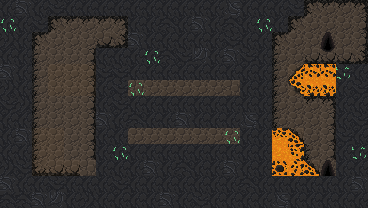

A 2D game scene composited from a Tiled map and its tileset images. What follows is a short description and the map's XML, with every tile layer's data as written:
An orthogonal 23x13 tile map with 16x16 px tiles, 2 tile layers (Tile Layer 1, Tile Layer 2) and 2 objects (level_exit, player_spawn).

<map version="1.10" tiledversion="1.10.2" orientation="orthogonal" renderorder="right-down" width="23" height="13" tilewidth="16" tileheight="16" infinite="0" nextlayerid="7" nextobjectid="5">
 <tileset firstgid="1" source="cave_crawler_v2.tsx" />
 <layer id="1" name="Tile Layer 1" width="23" height="13">
  <data encoding="csv">
95,96,95,1610612831,95,95,95,95,95,95,95,95,95,95,3221225568,95,95,95,1610612831,82,79,79,2684354642,
95,95,1610612831,82,61,61,61,61,95,95,2684354655,95,96,95,2684354655,95,95,95,82,61,61,61,76,
3221225567,95,82,61,61,61,78,3221225554,96,95,95,95,95,95,1610612831,95,95,82,61,61,61,61,76,
95,95,61,61,61,76,95,95,95,95,2684354655,1610612831,2684354656,95,96,1610612831,95,77,61,78,78,78,3221225554,
96,95,61,47,47,47,1610612831,1610612831,95,95,95,95,95,95,95,95,95,77,46,46,46,1610612831,95,
3221225567,95,61,47,47,47,95,1610612831,62,61,61,61,61,61,62,95,95,77,46,46,46,95,1610612831,
1610612831,3221225567,61,61,61,76,95,1610612831,95,95,95,95,95,95,95,95,95,77,61,79,79,95,95,
95,95,62,61,61,76,96,95,2684354655,95,95,96,95,95,95,3221225568,95,77,61,61,61,95,1610612831,
95,96,47,47,61,76,95,95,61,61,61,61,61,61,61,95,95,46,46,61,61,1610612831,95,
95,95,47,47,61,61,95,95,95,95,95,95,95,95,95,95,95,46,46,77,61,95,95,
3221225567,1610612831,47,47,47,62,95,95,95,96,95,2684354655,95,95,96,95,95,46,46,46,61,95,95,
96,95,95,1610612831,95,95,95,1610612831,95,95,95,95,95,95,95,2684354655,95,95,95,95,95,95,96,
2684354655,2684354655,96,2684354656,95,3221225567,95,95,95,95,96,95,1610612831,95,95,95,95,3221225568,95,95,95,95,95
</data>
 </layer>
 <layer id="2" name="Tile Layer 2" width="23" height="13">
  <data encoding="csv">
0,0,0,0,0,0,0,0,0,0,0,0,0,0,0,0,0,0,0,0,0,0,0,
51,0,0,0,79,79,79,2684354642,0,0,0,0,0,0,0,0,51,0,0,0,0,0,0,
0,0,82,61,61,61,0,0,0,0,0,0,0,0,0,0,0,0,0,0,66,0,0,
0,0,77,61,61,76,0,0,0,51,0,0,0,0,0,0,0,0,0,0,81,0,0,
0,0,77,61,61,76,0,0,0,0,0,0,0,0,0,0,0,0,91,1610612754,1610612754,50,0,
0,0,77,61,61,76,0,0,51,0,0,0,0,0,0,0,0,0,106,32,32,0,0,
0,0,77,61,61,76,0,0,0,0,0,0,0,0,0,0,0,0,0,0,2684354642,0,0,
0,0,77,61,61,76,0,0,0,0,0,0,0,0,0,0,0,0,0,0,76,0,0,
0,0,77,61,61,76,0,0,0,0,0,0,0,0,51,0,0,2,92,0,76,0,0,
0,0,77,61,61,76,0,51,0,0,0,0,0,0,0,0,0,0,3,0,76,0,50,
0,0,1610612818,78,78,62,0,0,0,0,0,0,0,0,0,0,0,17,18,92,66,0,0,
0,0,0,0,0,0,0,0,0,0,0,0,0,0,0,0,0,0,0,0,0,0,0,
0,0,0,0,0,0,0,0,0,0,0,0,0,0,0,0,0,0,0,0,0,0,0
</data>
 </layer>
 <objectgroup id="3" name="Object Layer 1">
  <object id="1" name="level_exit" x="88.1414" y="168.717">
   <point />
  </object>
  <object id="3" name="player_spawn" x="88.1414" y="43.125">
   <point />
  </object>
 </objectgroup>
</map>
